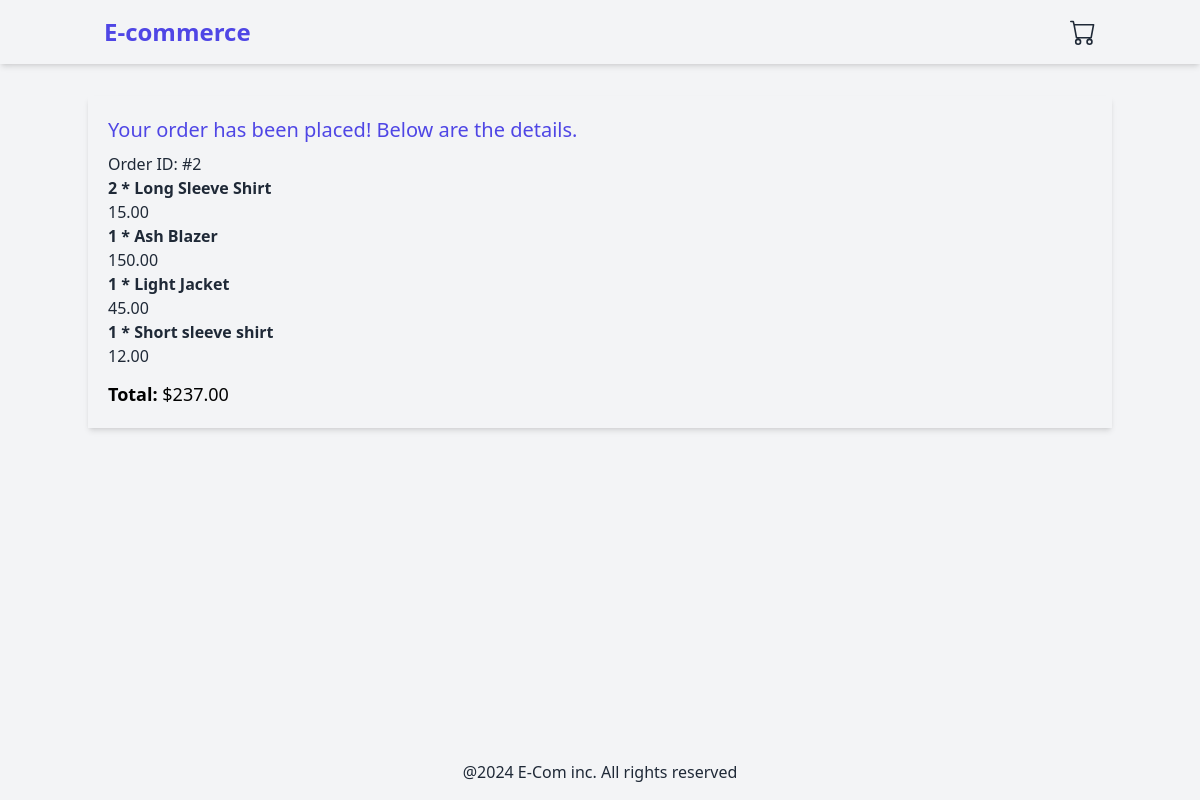
The app's page /orders/confirmation/2 with its own data.
### orders/models.py (models this page shows)
class Order(models.Model):
    full_name = models.CharField(max_length=250)
    email = models.EmailField()
    address = models.CharField(max_length=250)
    created_at = models.DateTimeField(auto_now_add=True)
    updated_at = models.DateTimeField(auto_now=True)
    paid = models.BooleanField(default=False)
    def get_total_cost(self):
        return sum(item.get_cost() for item in self.items.all())

class OrderItem(models.Model):
    order = models.ForeignKey(Order, related_name='items', on_delete=models.CASCADE)
    product = models.ForeignKey(Product, related_name='order_items', on_delete=models.CASCADE)
    price = models.DecimalField(max_digits=10, decimal_places=2)
    quantity = models.PositiveBigIntegerField(default=1)
    def get_cost(self):
        return self.price * self.quantity

### products/models.py (models this page shows, shortened)
class Product(models.Model):
    category = models.ForeignKey(Category, related_name='products', on_delete=models.CASCADE)
    name = models.CharField(max_length=250)
    slug = models.SlugField(max_length=250)
    description = models.TextField(blank=True)
    price = models.DecimalField(max_digits=10, decimal_places=2)
    available = models.BooleanField(default=True)
    created = models.DateTimeField(auto_now_add=True)
    updated = models.DateTimeField(auto_now=True)
    image = models.ImageField(upload_to='products', blank=True, null=True)

### orders/views.py (the view)
# urls.py: path('confirmation/<int:order_id>', order_confirmation, name='order_confirmation')
def order_confirmation(request, order_id):
    order = get_object_or_404(Order, id=order_id)
    return render(request, 'orders/order_confirmation.html', {'order':order})

### orders/templates/orders/order_confirmation.html (shortened to what this page needs)
{% extends 'base.html' %} {% load static %}  {% block content %}
<div class="shadow-md p-5">
  <h2 class="text-xl text-indigo-600 mb-2">
    Your order has been placed! Below are the details.
  </h2>
  <h3>Order ID: #{{order.id}}</h3>
  <ul>
    {%for item in order.items.all%}
    <li>
      <strong>{{item.quantity}} * {{item.product.name}}</strong>
      <br />
      <span>{{item.price}}</span>
    </li>
    {%endfor%}
  </ul>
  <p class="mt-3 text-black text-lg">
    <strong>Total:</strong> ${{order.get_total_cost}}
  </p>
</div>
{% endblock %}

### records on screen
Order: id "2", get_total_cost "237.00"
OrderItem: quantity "2", product.name "Long Sleeve Shirt", price "15.00"
OrderItem: quantity "1", product.name "Ash Blazer", price "150.00"
OrderItem: quantity "1", product.name "Light Jacket", price "45.00"
OrderItem: quantity "1", product.name "Short sleeve shirt", price "12.00"
